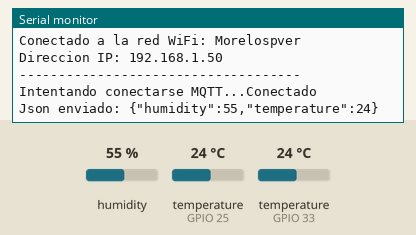
This sketch was run on a simulated ESP32. Parts: the last lines printed to the serial monitor. The test bench sets the inputs (shaded band); at power-on: humidity 55 %, temperature (sensors on GPIO 33, GPIO 25) 24 °C. WiFi joins after 1.5 s; servers stay silent unless stated; no MQTT or app messages arrive unless stated.

Above: at 2.7 s.
2.8 s: humidity set to 22 %
4.3 s: temperature (sensor on GPIO 33) set to 12 °C
At 5.3 s:
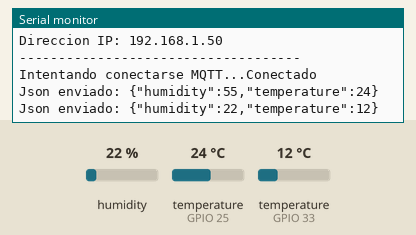
5.8 s: humidity set to 40 %
At 7.2 s:
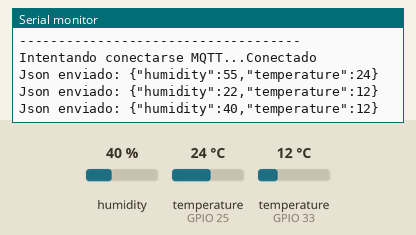
7.3 s: temperature (sensor on GPIO 33) set to 19 °C
At 9.58 s:
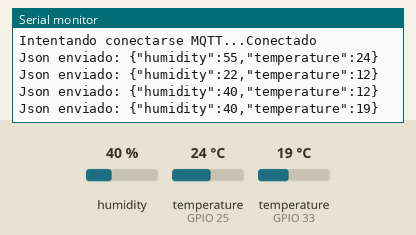
Timing chart, 0 to 9.8 s (numbered marks = the images above; inputs shaded):
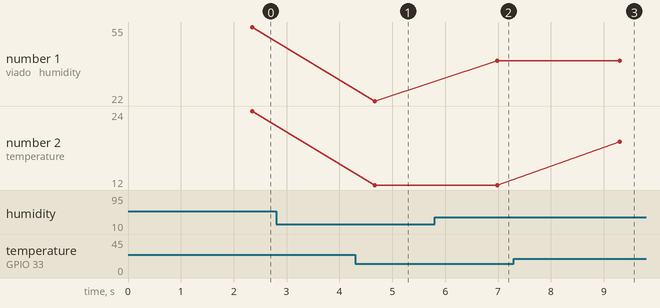

Measured:
- after the input at 4.3 s, the serial monitor: prints a new line after 0.37 s (image 1)
- after the input at 5.8 s, the serial monitor: prints a new line after 1.2 s (image 2)
- after the input at 7.3 s, the serial monitor: prints a new line after 2.0 s (image 3)
- plotted number 1: 22 → 40 after the input at 5.8 s
- plotted number 2: 24 → 12 after the input at 4.3 s, 12 → 19 after the input at 7.3 s

The sketch:

LoRa_Send.ino
```cpp
//Librerías necesarias
#include <WiFi.h>
//#include<ESP8266WiFi.h>
#include <PubSubClient.h>
#include <ArduinoJson.h>
#include <DHT.h>
#include <OneWire.h>
#include <DallasTemperature.h>

/**************Cliente MQTT**************/
WiFiClient ttgoLoraClient;
PubSubClient mqttClient(ttgoLoraClient);


//Datos del WiFi
const char* ssid     = "Morelospver";
const char* password = "45452513";

//Datos del Broker MQTT
char* server = "broker.emqx.io";
int port = 1883;
/****************************************/

/****************Sensores****************/

DHT humSensor(25,DHT11);
OneWire onewire(33);
DallasTemperature tempSensor(&onewire);

//Parametros de los sensores
float hum;
float temp;
/****************************************/

/*************Documento Json*************/

StaticJsonDocument<64> doc;

//Json serializado
char Json[40];
/****************************************/

//Variables para usar millis como delay
unsigned long tact;
unsigned long tant = 0;

void setup() {
  //Iniciar comunicación serial
  Serial.begin(115200);

  //Iniciar el WiFi
  wifiInit();
  //Configurar broker MQTT
  mqttClient.setServer(server, port);
//  mqttClient.setCallback(callback);
}

void loop() {
  //Verificar conexión con el broker MQTT
  if (!mqttClient.connected()) {
    reconnect();
  }

  //Comprobar si hay mensajes entrates
  mqttClient.loop();

  //Se hace la lectura del valor de los sensores
  readData(hum,temp);

 // Las siguientes lineas se encargan de enviar cada 2 segundos los datos obtenidos
 tact = millis(); //Leer cuánto tiempo ha transcurrido

  if ( (tact-tant) >= 2000) //Si la última vez que se ejecutó el if es mayor a 2 segundos, se ejecuta de nuevo el if
  {
    //Guardar los datos en formato Json
    doc["humidity"] = hum;
    doc["temperature"] = temp;

    serializeJson(doc, Json); //Para poder mandar el formato Json guardado en doc2, se serializa y se guarda en la variable Json
    mqttClient.publish("Comunicacion/datos",Json); //Se publica el Json serializado en el tópico ESP1/Val
    tant = tact; //Se guarda el tiempo en que se ejecutó el if
    Serial.print("Json enviado: ");
    Serial.println(Json); //Se imprime el Json enviado en el monitor serial
  }

}

//Función para conectarse al WiFi
void wifiInit() {
    Serial.print("Conectándose a ");
    Serial.println(ssid);

    WiFi.begin(ssid, password);

    while (WiFi.status() != WL_CONNECTED) {
      Serial.print("*");
        delay(500);
    }
  Serial.println("\n------------------------------------");
  Serial.print("Conectado a la red WiFi: ");
  Serial.println(WiFi.SSID());
  Serial.print("Direccion IP: ");
  Serial.println(WiFi.localIP());
  Serial.println("------------------------------------");
}

//Función para leer los datos de los sensores
void readData(float& hum, float& temp){
  hum = humSensor.readHumidity();
  tempSensor.requestTemperatures();
  temp = tempSensor.getTempCByIndex(0);
}

void reconnect() {
  //Mientras se conecta el broker MQTT
  while (!mqttClient.connected()) {
    Serial.print("Intentando conectarse MQTT...");
    //el ID de este TTGOLoRa32 es "Nodo1"
    if (mqttClient.connect("Nodo1")) {

      Serial.println("Conectado");
    }
  }
}
```
